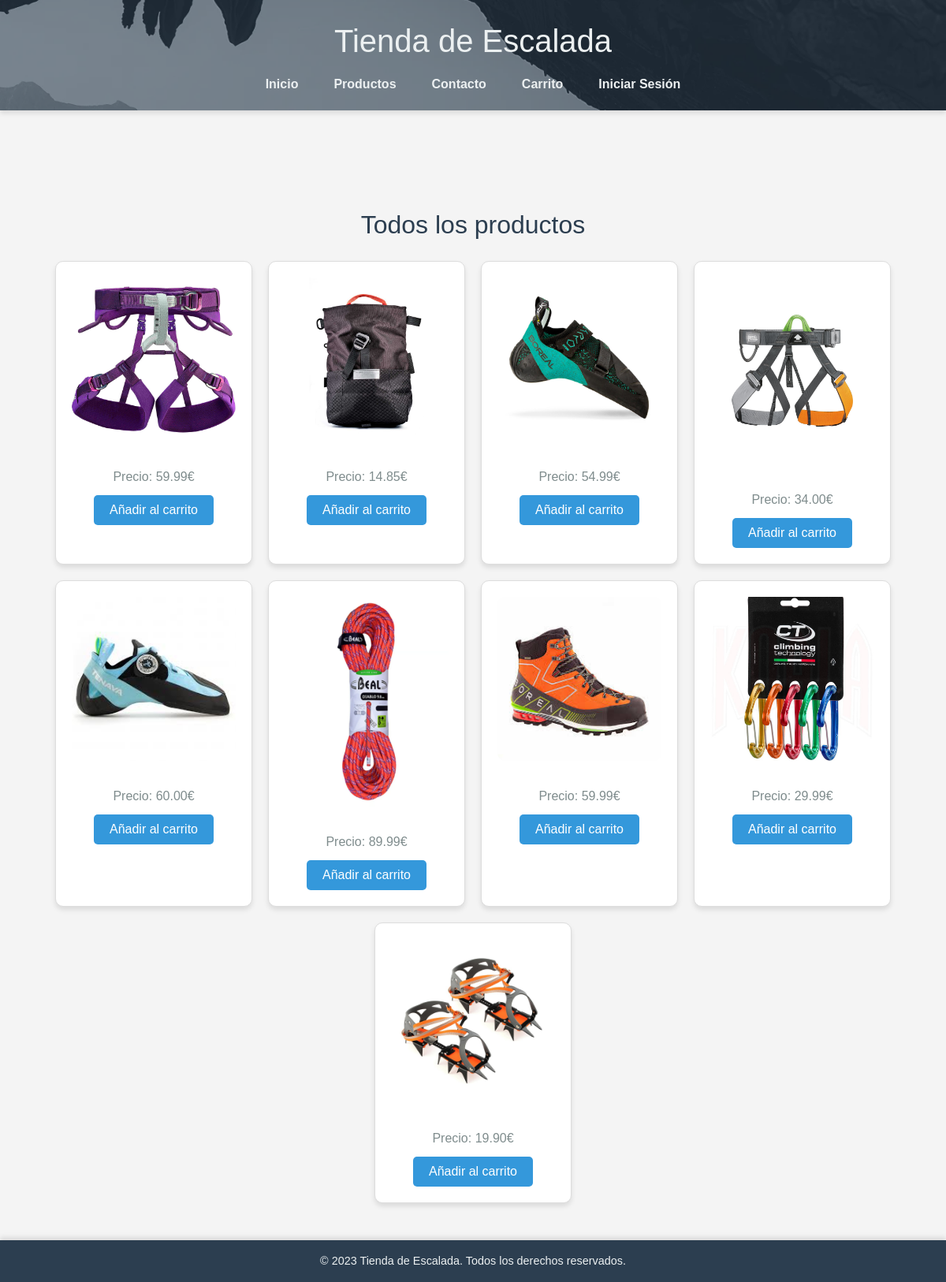
/index.php?action=productos, run on the app's committed database.
### tables this page shows
CREATE TABLE productos (
    id INT AUTO_INCREMENT PRIMARY KEY,
    nombre VARCHAR(100) NOT NULL,
    descripcion TEXT NOT NULL,
    precio DECIMAL(10, 2) NOT NULL,
    imagen VARCHAR(255) NOT NULL,
    tipo ENUM('indoor', 'clasica', 'alta_montana') NOT NULL
);

### miproyecto/controllers/ProductosController.php (called while the page is built, shortened)
<?php
require_once __DIR__ . '/../Models/ProductosDAO.php';
$productosDAO = new ProductosDAO();
$tipo = $_GET['tipo'] ?? '';
if (!empty($tipo)) {
    $productos = $productosDAO->getProductosByTipo($tipo);
    $titulo = "Productos de " . ucfirst($tipo);
} else {
    $productos = $productosDAO->getAllProductos();
    $titulo = "Todos los productos";
}
require __DIR__ . '/../Vistas/productos.php';
?>

### miproyecto/Models/ProductosDAO.php (called while the page is built, shortened)
<?php
require_once __DIR__ . '/../db/database.php';
class ProductosDAO {
    private $conn;
    public function __construct() {
        global $conn;
        $this->conn = $conn;
    }
    public function getAllProductos() {
        $stmt = $this->conn->query("SELECT * FROM productos");
        return $stmt->fetchAll(PDO::FETCH_ASSOC);
    }
}
?>

### miproyecto/Vistas/productos.php (the view, shortened to what this page needs)
<?php
require_once __DIR__ . '/../includes/header.php';
?>
<section class="productos-recomendados">
    <h2><?= htmlspecialchars($titulo) ?></h2>
    <div class="productos">
        <?php if (!empty($productos)): ?>
            <?php foreach ($productos as $producto): ?>
                <div class="producto">
                    <a href="index.php?action=ver_producto&id=<?= $producto['id'] ?>">
                    <img src="/miproyecto/imagenes/<?= htmlspecialchars($producto['imagen']) ?>"
                    alt="<?= htmlspecialchars($producto['nombre']) ?>"></h3>
                    </a>
                    <p>Precio: <?= htmlspecialchars($producto['precio']) ?>€</p>
                    <form method="POST" action="index.php?action=añadir_al_carrito">
                        <button type="submit" name="añadir">Añadir al carrito</button>
                    </form>
                </div>
            <?php endforeach; ?>
        <?php else: ?>
            <p>No hay productos disponibles en esta categoría.</p>
        <?php endif; ?>
    </div>
</section>
<?php
require_once __DIR__ . '/../includes/footer.php';
?>

### index.php (shortened to what this page needs)
<?php
$action = $_GET['action'] ?? 'inicio';
switch ($action) {
    case 'productos':
        require_once __DIR__ . '/miproyecto/controllers/ProductosController.php';
        break;
}
?>

### miproyecto/includes/header.php (shortened to what this page needs)
<!DOCTYPE html>
<html lang="es">
<head>
    <link rel="stylesheet" href="/miproyecto/styles.css">
</head>
<body>
    <header>
        <h1>Tienda de Escalada</h1>
        <nav>
            <ul>
                <li><a href="index.php?action=inicio">Inicio</a></li>
                <li>
                    <a href="index.php?action=productos">Productos</a>
                </li>
                <li><a href="#">Contacto</a></li>
                <li><a href="index.php?action=carrito">Carrito</a></li>
                <?php if (isset($_SESSION['usuario'])): ?>
                    <?php if ($_SESSION['rol'] === 'admin'): ?>
                        <li><a href="index.php?action=admin">Administración</a></li>
                    <?php endif; ?>
                    <li><a href="index.php?action=logout">Cerrar Sesión</a></li>
                <?php else: ?>
                    <li><a href="index.php?action=login">Iniciar Sesión</a></li>
                <?php endif; ?>
            </ul>
        </nav>
    </header>
    <main>

### miproyecto/includes/footer.php
</main>
    <footer>
        <p>&copy; 2023 Tienda de Escalada. Todos los derechos reservados.</p>
    </footer>
</body>
</html>

### miproyecto/styles.css (style rules this page uses)
* { margin: 0; padding: 0; box-sizing: border-box; }
body, h1, h2, h3, p, a, ul, li { margin: 0; padding: 0; font-size: 100%; font-weight: normal; text-decoration: none; list-style: none; }
header { background-image: url('/miproyecto/imagenes/header.jpg'); background-size: cover; background-position: center; color: #ecf0f1; padding: 10px 0; text-align: center; box-shadow: 0 4px 6px rgba(0, 0, 0, 0.1); position: relative; z-index: 1000; }
header::before { content: ''; position: absolute; top: 0; left: 0; width: 100%; height: 100%; background-color: rgba(44, 62, 80, 0.6); z-index: -1; }
header h1 { font-size: 2.5rem; margin-bottom: 10px; position: relative; z-index: 1; }
nav ul { display: flex; justify-content: center; flex-wrap: wrap; gap: 15px; position: relative; z-index: 1; }
nav ul li { position: relative; }
nav ul li a { color: #ecf0f1; font-weight: bold; padding: 10px 5px; border-radius: 5px; transition: background-color 0.3s ease; }
footer { background-color: #2c3e50; color: #ecf0f1; text-align: center; padding: 15px 0; position: fixed; bottom: 0; left: 0; width: 100%; z-index: 1000; box-shadow: 0 -4px 6px rgba(0, 0, 0, 0.1); }
main { padding: 80px 20px 60px; max-width: 1200px; margin: 0 auto; margin-top: 0px; min-height: calc(100vh - 180px); }
body { font-family: 'Arial', sans-serif; background-color: #f4f4f4; color: #333; line-height: 1.6; }
a { color: inherit; }
header { background-color: #2c3e50; color: #ecf0f1; padding: 20px 0; text-align: center; box-shadow: 0 4px 6px rgba(0, 0, 0, 0.1); }
header h1 { font-size: 2.5rem; margin-bottom: 10px; }
nav ul { display: flex; justify-content: center; flex-wrap: wrap; gap: 15px; }
nav ul li a { color: #ecf0f1; font-weight: bold; padding: 10px 15px; border-radius: 5px; transition: background-color 0.3s ease; }
footer { background-color: #2c3e50; color: #ecf0f1; text-align: center; padding: 15px 0; margin-top: 40px; box-shadow: 0 -4px 6px rgba(0, 0, 0, 0.1); }
footer p { font-size: 0.9rem; }
.productos-recomendados { padding: 40px 20px; max-width: 1200px; margin: 0 auto; }
.productos-recomendados h2 { font-size: 2rem; color: #2c3e50; margin-bottom: 20px; text-align: center; }
.productos { display: flex; justify-content: center; flex-wrap: wrap; gap: 20px; }
.producto { background-color: #fff; border: 1px solid #ddd; border-radius: 10px; padding: 20px; width: 250px; text-align: center; box-shadow: 0 4px 6px rgba(0, 0, 0, 0.1); transition: transform 0.3s ease, box-shadow 0.3s ease; }
.producto img { max-width: 100%; height: auto; border-radius: 10px; margin-bottom: 15px; }
.producto p { font-size: 1rem; color: #7f8c8d; margin: 10px 0; }
.producto button { background-color: #3498db; color: #fff; border: none; padding: 10px 20px; border-radius: 5px; cursor: pointer; font-size: 1rem; transition: background-color 0.3s ease; }

### data on the page
productos: imagen (picture), precio "59.99"
productos: imagen (picture), precio "14.85"
productos: imagen (picture), precio "54.99"
productos: imagen (picture), precio "34.00"
productos: imagen (picture), precio "60.00"
productos: imagen (picture), precio "89.99"
productos: imagen (picture), precio "59.99"
productos: imagen (picture), precio "29.99"
productos: imagen (picture), precio "19.90"

### other printed values
$titulo "Todos los productos"
